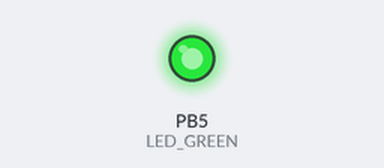
Simulated run of this program. Board: ATmega328P, built with avr-gcc and emulated at 16 MHz. On the bench: output pins drawn as LEDs (lit = HIGH).

Above: at 0.7 s.
At 23.5 s:
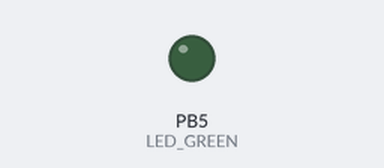
Timing chart, 0 to 24.7 s (numbered marks = the images above):
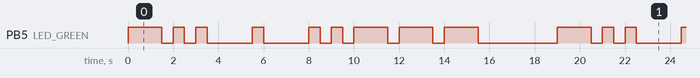

Measured:
- by itself, PB5 (LED_GREEN): repeats every 19.0 s: 2 × (LOW 0.50 s, HIGH 0.50 s), 2 × (LOW 2.0 s, HIGH 0.50 s), LOW 0.50 s, HIGH 0.50 s, 3 × (LOW 0.50 s, HIGH 1.5 s), LOW 3.5 s, HIGH 1.5 s
- by itself, everything shown: repeats every 19.0 s, in 18 steps

The program:

main.c
```c
// (licence header left out)
/* Defines -----------------------------------------------------------*/
/* The preprocessor will process directives that are inserted into the C
 * source code. These directives allow additional actions to be taken on
 * the C source code before it is compiled into object code. Directives
 * are not part of the C language itself.
 *
 * Preprocessor directives begin with a pound (#) symbol and may have
 * several arguments. Do NOT put a semicolon character at the end of
 * directives. This is a common mistake.
 */
#define LED_GREEN   PB5 // AVR pin where green LED is connected
#define SHORT_DELAY 12 // Delay in milliseconds
#ifndef F_CPU           // Preprocessor directive allows for conditional
                        // compilation. The #ifndef means "if not defined".
# define F_CPU 16000000 // CPU frequency in Hz required for delay
#endif                  // The #ifndef directive must be closed by #endif

/* Includes ----------------------------------------------------------*/
/* Include another C language file into the current file at the location
 * of the #include statement prior to compiling the source code.
 */
#include <util/delay.h> // Functions for busy-wait delay loops
#include <avr/io.h>     // AVR device-specific IO definitions

/* Function definitions ----------------------------------------------*/
/**********************************************************************
 * Function: Main function where the program execution begins
 * Purpose:  Toggle one LED and use delay library.
 * Returns:  none
 **********************************************************************/

// Morse code array A-Z
char *morse_alphabet[26] = {
    ".-", "-...", "-.-.", "-..", ".", "..-.", "--.", "....", "..", ".---", "-.-", ".-..", "--",
    "-.", "---", ".--.", "--.-", ".-.", "...", "-", "..-", "...-", ".--", "-..-", "-.--", "--.."
};

// Morse code array 0 - 9
char *morse_numbers[10] = {
    "-----", ".----", "..---", "...--", "....-", ".....", "-....", "--...", "---..", "----."
};

#define ONE_SPACE		500

#define DOT '.'
#define DOT_DELAY		ONE_SPACE

#define COMMA '-'
#define COMMA_DELAY	    (ONE_SPACE*3)

#define SPACE '/'
#define SPACE_DELAY	    (ONE_SPACE*3)

void dispaly_message_morse_code(char *msg);
void display_char_in_morse_code(char c);
void ll_display_char_in_morse_code(char *c);

void send_space(void);
void send_comma(void);
void send_dot(void);

int main(void)
{
    // Set pin as output in Data Direction Register
    // DDRB = DDRB or 0010 0000
    DDRB |= (1<<LED_GREEN);

    // Set pin LOW in Data Register (LED off)
    // PORTB = PORTB and 1101 1111
    PORTB &= ~(1<<LED_GREEN);

    // Infinite loop

    /* Char '/' is used for sending additional spaces
     * You can try any combination
     * Tested with:
     * BPC/DE2/
     * DE2/
     * de2/
     */
    char *msg = "DE2/";

    while (1)
    {
        dispaly_message_morse_code(msg);
    }

    // Will never reach this
    return 0;
}

/*
 * Takes *char(string) as input and separates it into individual characters.
 */
void dispaly_message_morse_code(char *msg)
{
    char *msg_ptr = msg;
    while(*msg_ptr != '\0') {
        if (*msg_ptr == '/') {
            send_space();
        } else {
            display_char_in_morse_code(*msg_ptr);
            send_space();
        }
        msg_ptr++;
    }
}

/*
 * Look-up table for characters in Morse code alphabet/numbers.
 */
void display_char_in_morse_code(char c)
{
    if (c >= 65 && c <= 95) { // if char is ASCII A-Z
        ll_display_char_in_morse_code(morse_alphabet[(uint8_t)c - 65]);
    } else if (c >= 97 && c <= 122) { // if char is ASCII a-z
        ll_display_char_in_morse_code(morse_alphabet[(uint8_t)c - 97]);
    } else if (c >= 48 && c <= 57) { // if char is ASCII 0-9
        ll_display_char_in_morse_code(morse_numbers[(uint8_t)c - 48]);
    }
}

/*
 * Low level function for Morse code display, check one by one char and
 * performs action accordingly by sending COMMA or DOT
 */
void ll_display_char_in_morse_code(char *char_codes)
{
    char *msg_ptr = char_codes;
    while(*msg_ptr != '\0') {
        if (*msg_ptr == COMMA) send_comma();
        else if (*msg_ptr == DOT) send_dot();

        msg_ptr++;
    }
}

/*
 * Low level send space by manipulating pin and delaying
 */
void send_space(void)
{
    PORTB &= ~(1 << LED_GREEN);
    _delay_ms(SPACE_DELAY);
}

/*
 * Low level send comma by manipulating pin and delaying
 */
void send_comma(void)
{
    PORTB |= (1 << LED_GREEN);
    _delay_ms(COMMA_DELAY);

    PORTB &= ~(1 << LED_GREEN);
    _delay_ms(ONE_SPACE);
}

/*
 * Low level send dot by manipulating pin and delaying
 */
void send_dot(void)
{
    PORTB |= (1 << LED_GREEN);
    _delay_ms(DOT_DELAY);

    PORTB &= ~(1 << LED_GREEN);
    _delay_ms(ONE_SPACE);
}
```
